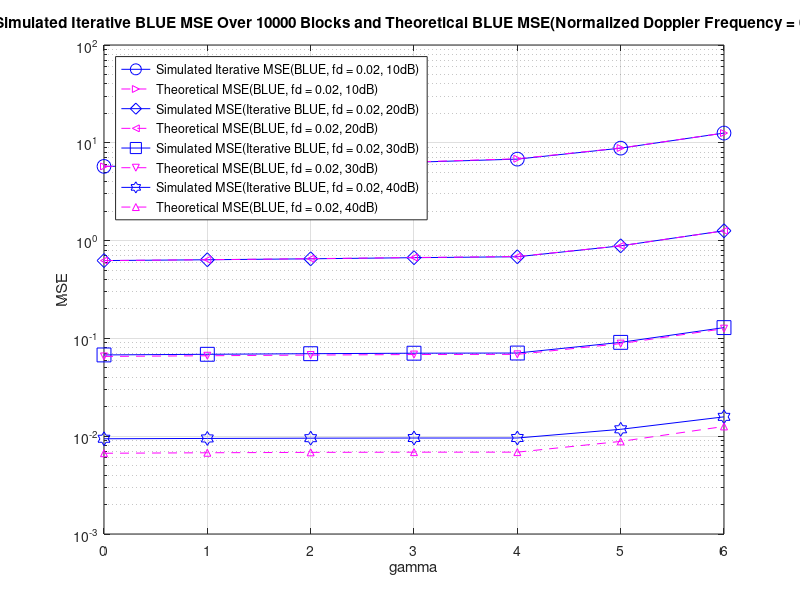

Recreate this plot in MATLAB.
figure;

load('BLUE fd = 0.02 10dB.mat');
semilogy(indv.range,dv.CH_MSE, 'b-o', 'MarkerSize',10,'linewidth' ,0.5,'DisplayName',('Simulated Iterative MSE(BLUE, fd = 0.02, 10dB)'));hold on;
semilogy(indv.range,dv.Theory_BEM_MSE, 'm-->', 'MarkerSize',5,'linewidth' ,0.5,'DisplayName',('Theoretical MSE(BLUE, fd = 0.02, 10dB)'));hold on;

load('BLUE fd = 0.02 20dB.mat');
semilogy(indv.range,dv.CH_MSE, 'b-d', 'MarkerSize',10,'linewidth' ,0.5,'DisplayName',('Simulated MSE(Iterative BLUE, fd = 0.02, 20dB)'));hold on;
semilogy(indv.range,dv.Theory_BEM_MSE, 'm--<', 'MarkerSize',5,'linewidth' ,0.5,'DisplayName',('Theoretical MSE(BLUE, fd = 0.02, 20dB)'));hold on;

load('BLUE fd = 0.02 30dB.mat');
semilogy(indv.range,dv.CH_MSE, 'b-s', 'MarkerSize',10,'linewidth' ,0.5,'DisplayName',('Simulated MSE(Iterative BLUE, fd = 0.02, 30dB)'));hold on;
semilogy(indv.range,dv.Theory_BEM_MSE, 'm--v', 'MarkerSize',5,'linewidth' ,0.5,'DisplayName',('Theoretical MSE(BLUE, fd = 0.02, 30dB)'));hold on;

load('BLUE fd = 0.02 40dB.mat');
semilogy(indv.range,dv.CH_MSE, 'b-h', 'MarkerSize',10,'linewidth' ,0.5,'DisplayName',('Simulated MSE(Iterative BLUE, fd = 0.02, 40dB)'));hold on;
semilogy(indv.range,dv.Theory_BEM_MSE, 'm--^', 'MarkerSize',5,'linewidth' ,0.5,'DisplayName',('Theoretical MSE(BLUE, fd = 0.02, 40dB)'));hold on;

grid;
legend('Location','northwest');
xlabel("\gamma");
ylabel("MSE");
ylim([10^-3 10^2]);
title("Simulated Iterative BLUE MSE Over 10000 Blocks and Theoretical BLUE MSE(Normalized Doppler Frequency = 0.02)");